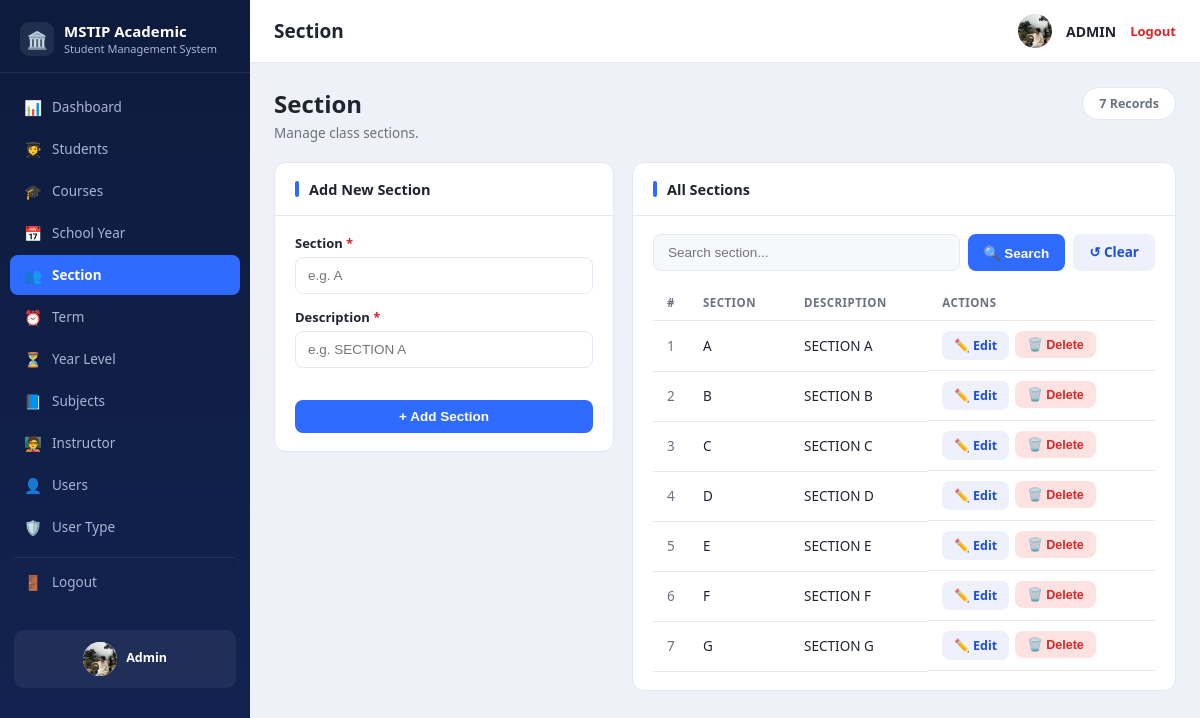
Screenshot of /sections.php (signed in) with the database file from the repository.
### tables this page shows
CREATE TABLE `tbl_section` (
  `ID` int NOT NULL,
  `SECTION` varchar(100) NOT NULL,
  `DESCRIPTION` varchar(255) NOT NULL
);

### sections.php (the view, shortened to what this page needs)
<?php
require_once 'config.php';
$q = trim($_GET['q'] ?? '');
$sql = "SELECT * FROM tbl_section";
$params = [];
$sql .= " ORDER BY SECTION ASC";
$stmt = $pdo->prepare($sql);
$stmt->execute($params);
$rows = $stmt->fetchAll();
$total = $pdo->query("SELECT COUNT(*) c FROM tbl_section")->fetch()['c'];
require_once 'includes/header.php';
?>
<div class="page-head">
  <div><h1>Section</h1><p>Manage class sections.</p></div>
  <span class="records-pill"><?= (int)$total ?> Records</span>
</div>
<div class="split-grid">
  <div class="panel-card">
    <div class="panel-card-head"><span class="bar"></span><h2>Add New Section</h2></div>
    <div class="panel-card-body">
      <form method="POST" action="sections.php">
        <div class="field">
          <label for="SECTION">Section <span class="req">*</span></label>
          <input type="text" id="SECTION" name="SECTION" placeholder="e.g. A" required
                 value="<?= htmlspecialchars($_POST['SECTION'] ?? '') ?>">
        </div>
        <div class="field">
          <label for="DESCRIPTION">Description <span class="req">*</span></label>
          <input type="text" id="DESCRIPTION" name="DESCRIPTION" placeholder="e.g. SECTION A" required
                 value="<?= htmlspecialchars($_POST['DESCRIPTION'] ?? '') ?>">
        </div>
        <button type="submit" class="btn btn-primary btn-block">+ Add Section</button>
      </form>
    </div>
  </div>
  <div class="panel-card">
    <div class="panel-card-head"><span class="bar"></span><h2>All Sections</h2></div>
    <div class="panel-card-body">
      <form method="GET" action="sections.php" class="search-row">
        <input type="text" name="q" placeholder="Search section..." value="<?= htmlspecialchars($q) ?>">
        <button type="submit" class="btn btn-primary">🔍 Search</button>
        <a href="sections.php" class="btn btn-secondary">↺ Clear</a>
      </form>
      <table class="table">
        <thead>
          <tr><th class="col-num">#</th><th>Section</th><th>Description</th><th>Actions</th></tr>
        </thead>
        <tbody>
          <?php foreach ($rows as $i => $r): ?>
            <tr>
              <td class="col-num"><?= $i + 1 ?></td>
              <td><?= htmlspecialchars($r['SECTION']) ?></td>
              <td><?= htmlspecialchars($r['DESCRIPTION']) ?></td>
              <td class="actions">
                <a href="section_edit.php?id=<?= (int)$r['ID'] ?>" class="btn btn-small btn-secondary">✏️ Edit</a>
                <form method="POST" action="section_delete.php" style="display:inline"
                      onsubmit="return confirm('Delete this section? Students assigned to it will be unlinked.');">
                  <button type="submit" class="btn btn-small btn-danger">🗑️ Delete</button>
                </form>
              </td>
            </tr>
          <?php endforeach; ?>
        </tbody>
      </table>
    </div>
  </div>
</div>
<?php require_once 'includes/footer.php'; ?>

### assets/css/style.css (style rules this page uses)
:root { --sidebar-bg:#0e1b3d; --sidebar-bg-2:#132352; --sidebar-text:#aab4d4; --sidebar-active:#2f6bff; --bg:#eef1f8; --card:#ffffff; --border:#e5e8f0; --text:#1f2430; --muted:#6b7280; --danger:#dc2626; --danger-bg:#fee2e2; --success:#16a34a; --success-bg:#dcfce7; --accent:#2f6bff; --accent-dark:#1d4ed8; --sidebar-w:250px; }
* { box-sizing:border-box; }
body { margin:0; font-family:"Segoe UI",Roboto,Arial,sans-serif; background:var(--bg); color:var(--text); }
.btn-block { width:100%;margin-top:18px; }
.page-head { display:flex;justify-content:space-between;align-items:flex-start;margin-bottom:20px;gap:12px;flex-wrap:wrap; }
.page-head h1 { font-size:24px;margin:0 0 4px;font-weight:800; }
.page-head p { margin:0;color:var(--muted);font-size:13.5px; }
.records-pill { background:#fff;border:1px solid var(--border);border-radius:999px;padding:7px 16px; font-size:12.5px;font-weight:600;color:var(--muted);white-space:nowrap; }
.split-grid { display:grid;grid-template-columns:340px 1fr;gap:18px;align-items:start; }
.panel-card { background:var(--card);border:1px solid var(--border);border-radius:12px;overflow:hidden; }
.panel-card-head { display:flex;align-items:center;gap:10px;padding:16px 20px;border-bottom:1px solid var(--border); }
.panel-card-head .bar { width:4px;height:16px;border-radius:2px;background:var(--accent); }
.panel-card-head h2 { font-size:14.5px;margin:0;font-weight:700; }
.panel-card-body { padding:18px 20px; }
.table { width:100%;border-collapse:collapse;font-size:13.5px; }
.table th,.table td { text-align:left;padding:10px 14px;border-bottom:1px solid var(--border); }
.table th { color:var(--muted);font-weight:600;font-size:11.5px;text-transform:uppercase;letter-spacing:.04em; }
.col-num { width:36px;color:var(--muted); }
.search-row { display:flex;gap:8px;margin-bottom:14px; }
.search-row input { flex:1;padding:10px 14px;border:1px solid var(--border);border-radius:8px;font-size:13.5px;background:#f7f8fc; }
.btn { display:inline-block;border:none;border-radius:8px;padding:9px 16px;font-size:13.5px; font-weight:600;cursor:pointer;text-decoration:none; }
.btn-primary { background:var(--accent);color:#fff; }
.btn-secondary { background:#eef1fb;color:var(--accent-dark); }
.btn-danger { background:var(--danger-bg);color:var(--danger); }
.btn-small { padding:6px 12px;font-size:12.5px; }
.btn-block { width:100%; }
.actions { display:flex;gap:6px; }
.field { margin-bottom:14px; }
.field label { display:block;font-size:13px;font-weight:600;margin-bottom:5px; }
.field label .req { color:var(--danger); }
.field input,.field select,.field textarea { width:100%;padding:10px 12px;border:1px solid var(--border);border-radius:8px;font-size:13.5px;background:#fff; }

### rows the page displays
tbl_section: SECTION "A", DESCRIPTION "SECTION A"
tbl_section: SECTION "B", DESCRIPTION "SECTION B"
tbl_section: SECTION "C", DESCRIPTION "SECTION C"
tbl_section: SECTION "D", DESCRIPTION "SECTION D"
tbl_section: SECTION "E", DESCRIPTION "SECTION E"
tbl_section: SECTION "F", DESCRIPTION "SECTION F"
tbl_section: SECTION "G", DESCRIPTION "SECTION G"

### other values shown
$icon "📊"
$label "Dashboard"
$icon "🧑‍🎓"
$label "Students"
$icon "🎓"
$label "Courses"
$icon "📅"
$label "School Year"
$icon "👥"
$label "Section"
$icon "⏰"
$label "Term"
$icon "⏳"
$label "Year Level"
$icon "📘"
